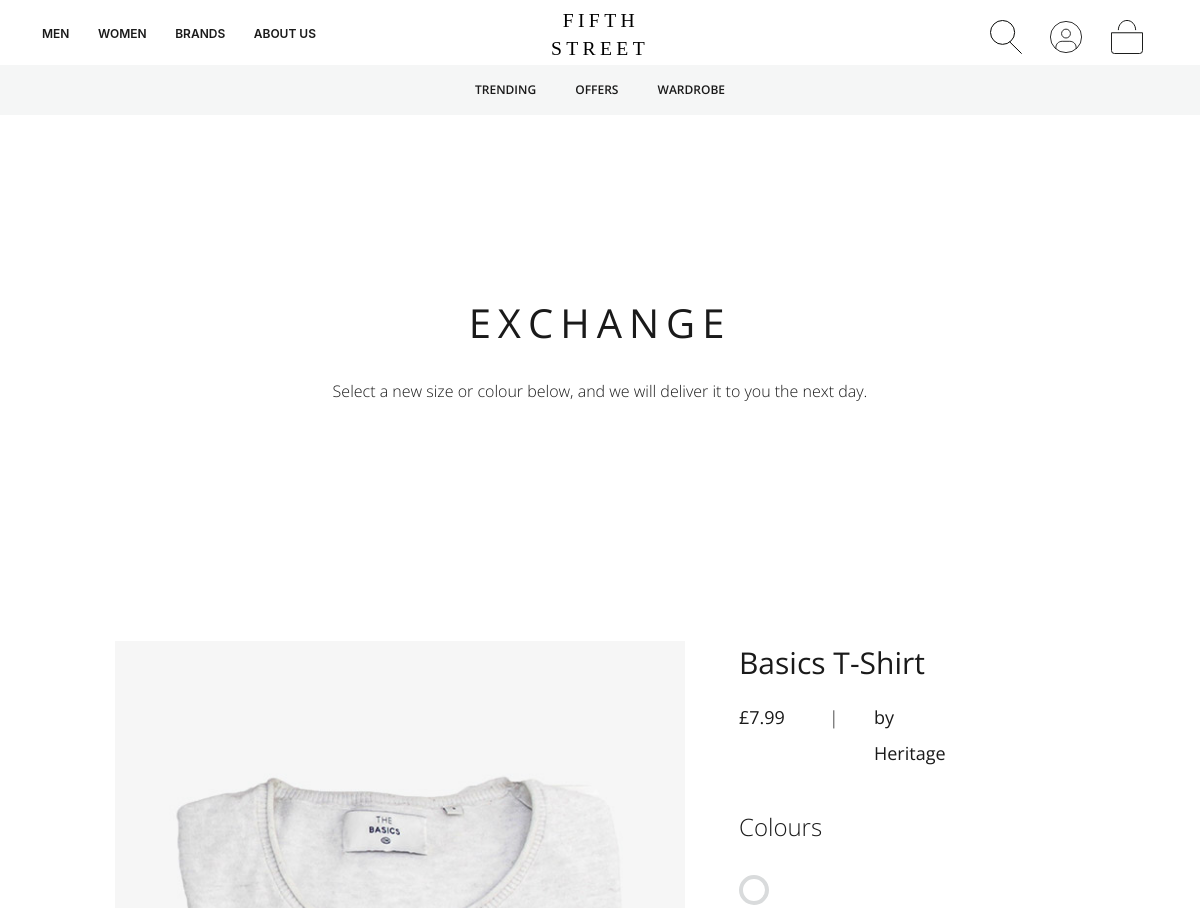
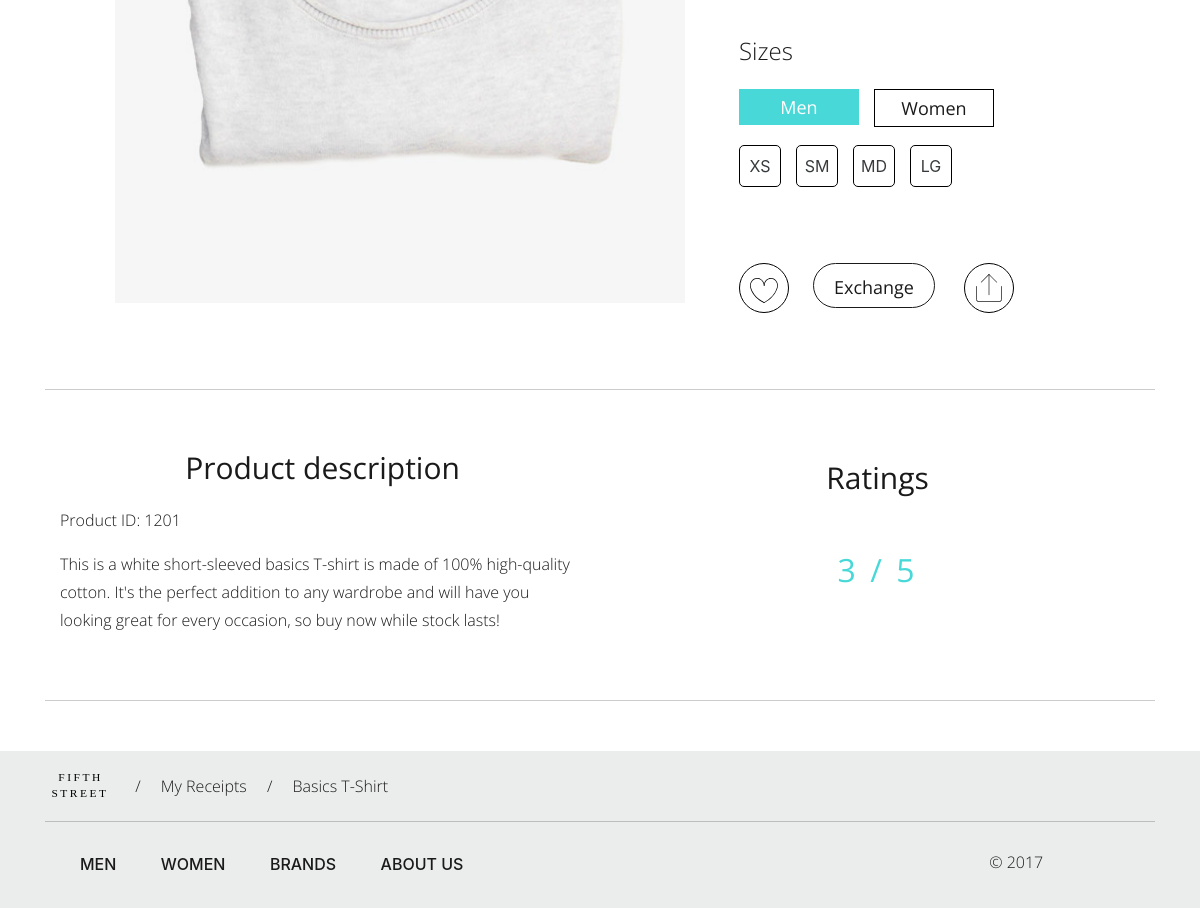
Page /wardrobe/receipt/index.php?id=1201 on the committed database (2 pictures, top to bottom).
### tables this page shows
CREATE TABLE `Products` (
  `entry` int(20) NOT NULL,
  `brand_name` varchar(50) NOT NULL,
  `brand_id` int(20) NOT NULL,
  `offer_id` int(50) NOT NULL,
  `product_id` int(20) NOT NULL,
  `product_name` varchar(50) NOT NULL,
  `price` decimal(5,2) NOT NULL,
  `stock` int(20) NOT NULL,
  `image` varchar(100) NOT NULL,
  `size_type` varchar(20) NOT NULL,
  `colour_int` varchar(20) NOT NULL,
  `rating` int(10) NOT NULL,
  `product_description` varchar(300) NOT NULL
);

CREATE TABLE `colourVal` (
  `colour_id` int(100) NOT NULL,
  `colour_name` varchar(50) NOT NULL,
  `hex` varchar(20) NOT NULL
);

### wardrobe/receipt/index.php (called while the page is built, shortened)
<?php
        require_once (ROOT_PATH . "INC/DB/model.php");
        if (empty($_GET["id"])) {
            header("location: http://thefifthstreet.com/wardrobe/receipts.php");
            exit();
        } else if (isset($_GET["id"])) {
            $product_id = intval($_GET["id"]);
            $check = check_product_exists($product_id);
            $count = count($check);
            if($count == 0){
               header("location: http://thefifthstreet.com/wardrobe/receipts.php");
            } else {
               $product = get_single_product($product_id);
               $product_colors = get_single_product_colours($product_id);
            }
        }
        $img = BASE_URL . "IMG/";
        include (ROOT_PATH . 'INC/Header.php');
        $men = BASE_URL . MEN;
        $women = BASE_URL . WOMEN;
        $brands = BASE_URL . BRANDS;
        $about = BASE_URL . ABOUT;
        include (ROOT_PATH . 'INC/Navbar.php');
        include (ROOT_PATH . 'INC/Hero-half-plain.php');
        include (ROOT_PATH . 'INC/Product-exchange.php');
        $hide = " ";
        $PreviousPage_Link = "http://thefifthstreet.com/wardrobe/receipts.php";
        $PreviousPage = "My Receipts";
        $CurrentPage = $product["product_name"];
        include (ROOT_PATH . 'INC/Footer.php');
?>

### INC/DB/model.php (called while the page is built, shortened)
<?php
function get_single_product($id) {
    require (ROOT_PATH . "INC/DB/db-connection.php");
    try {
        $results = $db->prepare("
            SELECT *
            FROM Products
            WHERE product_id = ?");
        $results->bindParam(1,$id);
        $results->execute();
    } catch (Exception $e) {
        echo "Data could not be retrieved from the database.";
        exit;
    }
    $product = $results->fetch(PDO::FETCH_ASSOC);
    return $product;
}
function get_single_product_colours($id) {
    require (ROOT_PATH . "INC/DB/db-connection.php");
    try {
        $results = $db->prepare("
            SELECT colour_name, hex
            FROM   colours
            INNER JOIN colourVal
            ON colours.colour_id=colourVal.colour_id
            WHERE product_id = ?
            ORDER BY `colour_entry`");
        $results->bindParam(1,$id);
        $results->execute();
    } catch (Exception $e) {
        echo "Data could not be retrieved from the database.";
        exit;
    }
    $colour = $results->fetchAll(PDO::FETCH_ASSOC);
    return $colour;
}

### INC/Product-exchange.php (the view, shortened to what this page needs)
<div class="simpleCart_shelfItem">
    <div class="row mt-30">
            <div class="product-img-block col-xs-12 offset-md-1 col-md-5 offset-xl-1 col-xl-6 mr-2">
                    <div>
                        <img id="<?php echo $product["colour_int"]?>"
                            class="img-fluid img-center item_image"
                            src="<?php echo BASE_URL . $product["image"] ?>"
                            alt="<?php echo $product["product_description"] ?>"/>
                    </div>
                                <?php
                                    foreach($product_colors as $color) {
                                        include(ROOT_PATH . "INC/DB/color-list.php");
                                    }
                                ?>
            </div>
            <div class="col-xs-12 col-md-5 col-lg-4 offset-lg-1 offset-xl-0 col-xl-3 desk-product-details">
                    <h1 class="h2-alt txt-xs-center txt-md-left txt-black mt-20 item_name">
                            <?php echo $product["product_name"] ?>
                    </h1>
                    <div class="row mt-10">
                            <div class="col-xs-4 px-0">
                                   <h2 class="h3-alt txt-xs-center txt-md-left item_price">£<?php echo $product["price"]?></h2>
                            </div>
                            <div class="col-xs-4 col-md-2 px-0">
                                    <h3 class="txt-xs-center txt-md-left">|</h3>
                            </div>
                            <div class="col-xs-4 px-0">
                                    <a href="<?php echo BASE_URL . 'brands/?Branid=' . $product["brand_id"] ?>">
                                        <h2 class="h3-alt txt-xs-center txt-md-left">by <?php echo $product["brand_name"] ?>
                                        </h2>
                                    </a>
                            </div>
                    </div>
                    <div class="mt-30 primary-colour-set hidden-lg-down">
                            <h2 class="h3">Colours</h2>
                            <ul class="mt-20 colours-flex-center">
                                <?php
                                    foreach($product_colors as $color) {
                                        include(ROOT_PATH . "INC/DB/color-list.php");
                                    }
                                ?>
                            </ul>
                    </div>
                    <?php if ($product["size_type"] == 'specific-M') { ?>
                                    <div class="mt-10">
                                            <h2 class="h3">Sizes</h2>
                                            <div class="row mt-20">
                                                    <div class="col-xs-6 txt-xs-center gender-selection">
                                                            <h3 id="men-shoes" class="gender-option gender-selected">Men</h3>
                                                    </div>
                                                    <div class="col-xs-6 txt-xs-center gender-selection">
                                                            <h3 id="women-shoes" class="gender-option">Women</h3>
                                                    </div>
                                            </div>
                                            <ul class="men-shoe-sizes size-flex-center">
                                                    <li class="product-size">6</li>
                                                    <li class="product-size">7</li>
                                                    <li class="product-size">8</li>
                                                    <li class="product-size">9</li>
                                                    <li class="product-size">10</li>
                                                    <li class="product-size">11</li>
                                                    <li class="product-size">12</li>
                                                    <li class="product-size">13</li>
                                                    <li class="product-size">14</li>
                                                    <li class="product-size">15</li>
                                            </ul>
                                            <ul class="women-shoe-sizes hide size-flex-center">
                                                    <li class="product-size">2</li>
                                                    <li class="product-size">3</li>
                                                    <li class="product-size">4</li>
                                                    <li class="product-size">5</li>
                                                    <li class="product-size">6</li>
                                                    <li class="product-size">7</li>
                                                    <li class="product-size">8</li>
                                                    <li class="product-size">9</li>
                                                    <li class="product-size">10</li>
                                            </ul>
                                    </div>
                     <?php }  else if ($product["size_type"] == 'general-M') { ?>
                                    <div class="mt-10">
                                            <h2 class="h3">Sizes</h2>
                                            <div class="row mt-20">
                                                    <div class="col-xs-6 txt-xs-center gender-selection">
                                                            <h3 class="gender-option gender-selected">Men</h3>
                                                    </div>
                                                    <div class="col-xs-6 txt-xs-center gender-selection">
                                                            <h3 class="gender-option">Women</h3>
                                                    </div>
                                            </div>
                                            <ul class="size-flex-center">
                                                    <li class="product-size">XS</li>
                                                    <li class="product-size">SM</li>
                                                    <li class="product-size">MD</li>
                                                    <li class="product-size">LG</li>
                                            </ul>
                                    </div>
                     <?php }  else if ($product["size_type"] == 'general-F') { ?>
                                    <div class="mt-10">
                                            <h2 class="h3">Sizes</h2>
                                            <div class="row mt-20">
                                                    <div class="col-xs-6 txt-xs-center gender-selection">
                                                            <h3 class="gender-option">Men</h3>
                                                    </div>
                                                    <div class="col-xs-6 txt-xs-center gender-selection">
                                                            <h3 class="gender-option gender-selected">Women</h3>
                                                    </div>
                                            </div>
                                            <ul class="size-flex-center">
                                                    <li class="product-size">XS</li>
                                                    <li class="product-size">SM</li>
                                                    <li class="product-size">MD</li>
                                                    <li class="product-size">LG</li>
                                            </ul>
                                    </div>
                     <?php } ?>
                    <div class="row mt-50">
                            <div class="col-xs-2 px-0">
                                    <div id="<?php echo $product["product_id"] ?>" class="add-to-wishlist circle-btn-add tooltip">
                                    </div>
                            </div>
                            <div class="col-xs-8 px-0">
                                       <button id="<?php echo $product["product_id"]; ?>" class="h3-alt tertiary-btn-small btn-brand-cta">
                                           Exchange
                                       </button>
                            </div>
                            <div class="col-xs-2 px-0">
                                <a href="https://www.facebook.com/sharer/sharer.php?u=">
                                     <div id="<?php echo $product["product_id"]; ?>" class="circle-btn-share product-share tooltip">
                                     </div>
                                </a>
                            </div>
                    </div>
            </div>
    </div>
    <div class="container">
            <hr class="hidden-sm-down mt-70">
                    <div class="row mt-20">
                            <div class="col-xs-12 col-md-6">
                                    <h2 class="mt-40 txt-xs-center">Product description</h2>
                                    <p class="mt-20">Product ID:
                                        <span class="item_id">
                                            <?php echo $product["product_id"]; ?>
                                        </span>
                                    </p>
                                    <p><?php echo $product["product_description"] ?></p>
                            </div>
                            <div class="col-xs-12 col-md-6">
                                    <h2 class="mt-50 txt-xs-center">Ratings</h2>
                                    <h3 class="mt-50 h1 txt-gem txt-xs-center"><?php echo $product["rating"] ?> / 5</h3>
                            </div>
                    </div>
            <hr class="hidden-sm-down mt-50">
    </div>
</div>

### INC/DB/color-list.php
<li id="<?php echo $color['colour_name']; ?>" class="product-colour" style="background-color: <?php echo $color['hex']; ?>;"></li>

### INC/Footer.php (shortened to what this page needs)
<footer class="mob-footer bg-gray-light">
    <div class="container">
        <div id="mob-footer-wrapper">
            <div class="row mx-0 pl-1 pt-20">
                <div class="col-xs-12 pl-0">
                    <p class="p-light">
                        <a href="<?php echo BASE_URL ?>">
                            <img src="<?php echo $img ?>icons/logo.svg" style="width:70px">
                        </a>
                        <span class="breadcrumb-pl <?php echo $hide ?>"> / </span>
                            <a class="<?php echo $hide ?>" href="<?php echo $PreviousPage_Link ?>">
                                <span class="breadcrumb-pl hidden-xs-down"><?php echo
                                    $PreviousPage ?>
                                </span>
                            </a>
                        <span class="breadcrumb-pl"> / </span>
                        <a href="#"><span class="breadcrumb-pl"><?php echo $CurrentPage ?></span></a>
                    </p>
                </div>
            </div>
            <hr class="my-0 ">
            <div class="row mx-0">
                <div class="col-xs-12 col-md-9 footer-list">
                    <ul class="pt-10 mb-0">
                        <li class="pl-1">
                            <a href="<?php echo $men ?>">MEN</a>
                        </li>
                        <li class="pl-1">
                            <a href="<?php echo $women ?>">WOMEN</a>
                        </li>
                        <li class="pl-1">
                            <a href="<?php echo $brands ?>">BRANDS</a>
                        </li>
                        <li class="pl-1">
                            <a href="<?php echo $about ?>">ABOUT US</a>
                        </li>
                    </ul>
                </div>
                <div class="txt-xs-center py-1 col-md-3">
                    <p class="p-light pt-10">&copy; <?php echo date("Y"); ?></p>
                </div>
            </div>
        </div>
    </div>
</footer>
</body>

### rows in the picture
products: colour_int+image (picture), product_name "Basics T-Shirt", price "7.99", brand_name "Heritage", product_id "1201", product_description "This is a white short-sleeved basics T-shirt is made of 100% high-quality cotton. It's the perfect addition to any wardrobe and will have you looking great for every occasion, so buy now while stock lasts!", rating "3"

### other values in the picture
$h1 "EXCHANGE"
$description "Select a new size or colour below, and we will deliver it to you the next day."
$PreviousPage "My Receipts"
